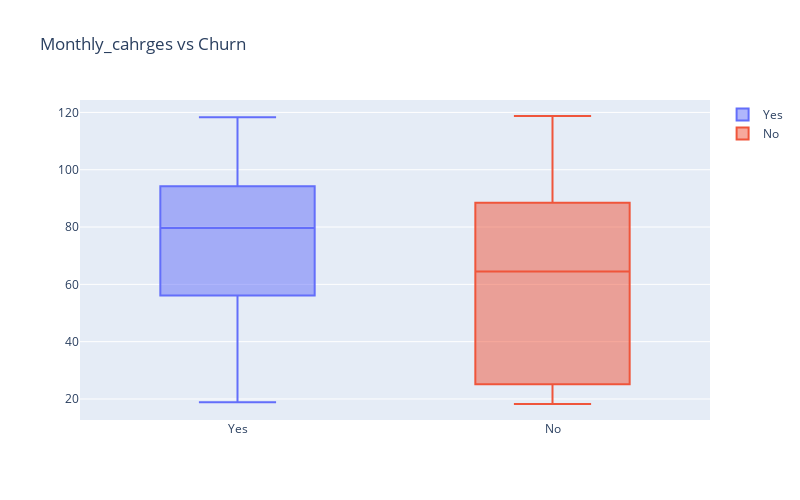

The cell this chart's notebook holds for it:
### Code cell
trace1 = go.Box(y = total_data.MonthlyCharges[total_data.Churn=='Yes'],name = 'Yes',
#                 boxpoints = 'all',jitter = 1
               )
# boxpoints is used to specify the points to plot
# jitter is used to specify how far from each should the points be
trace2 = go.Box(y = total_data.MonthlyCharges[total_data.Churn=='No'],name= 'No',
#                boxpoints = 'all',jitter = 1
               )
data = [trace1,trace2]
layout = go.Layout(width = 800,
                   height = 500,title = 'Monthly_cahrges vs Churn')
fig = go.Figure(data=data,layout = layout)
iplot(fig)

### Figure 1 — Plotly figure (JSON) as saved in the notebook; plotly's stock layout.template omitted (floating-point values rounded to 4 significant figures; data arrays with more than 128 entries replaced by an {"elided": "..."} marker saying what was removed)
{"data": [{"name": "Yes", "type": "box", "y": {"elided": "1869 float values"}}, {"name": "No", "type": "box", "y": {"elided": "5163 float values"}}], "layout": {"height": 500, "title": {"text": "Monthly_cahrges vs Churn"}, "width": 800}}
